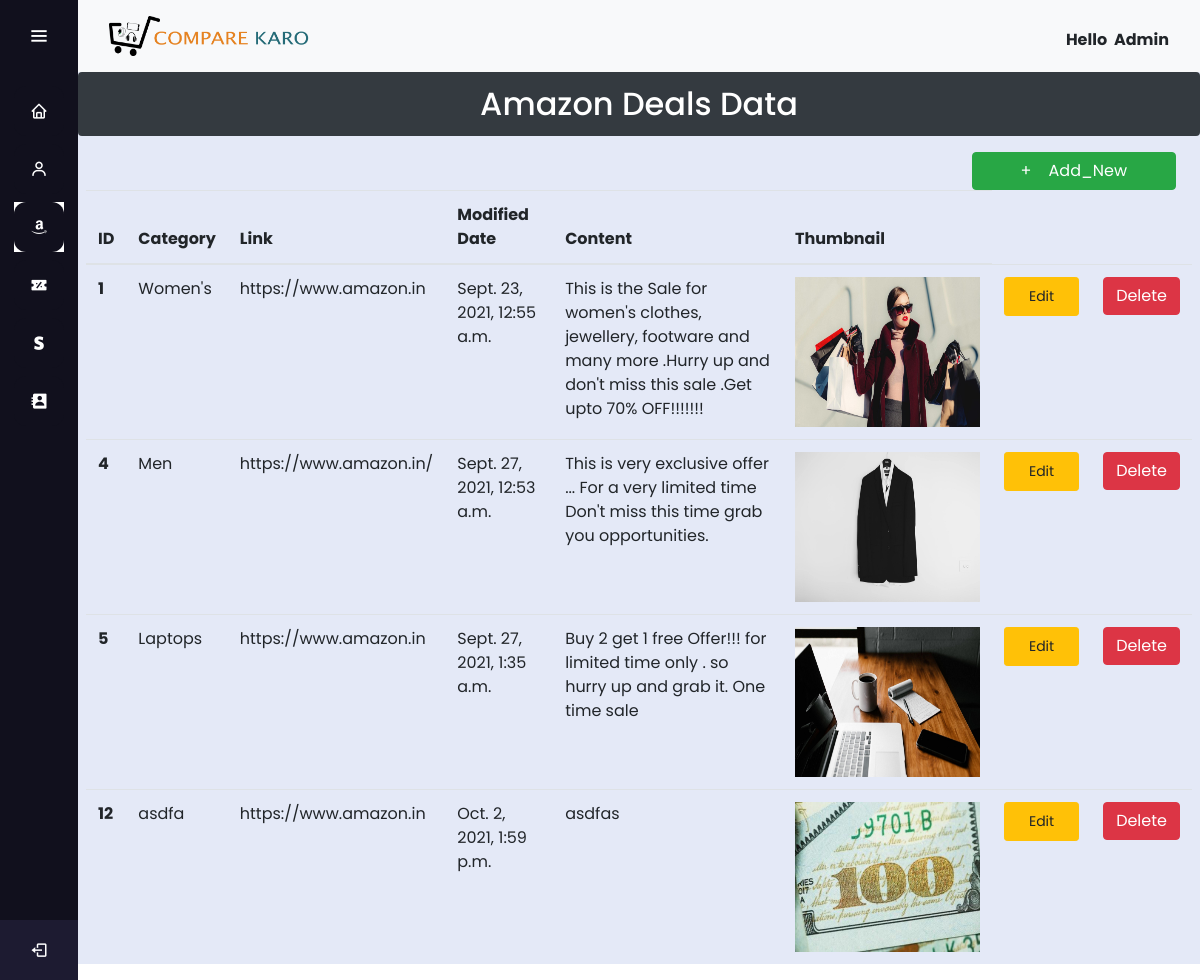
The app's page /admins/amazon_deals/ (signed in) with its own data.
### user/models.py (models this page shows, shortened)
class AmazonData(models.Model):
    title = models.CharField(null=False, max_length=100)
    body  = models.TextField( null=False, max_length=250)
    url = models.CharField(null=False, max_length=1000, default="https://www.amazon.in/")
    image = models.ImageField(null=False, upload_to = "amazon/card" )
    created_on = models.DateTimeField( default=datetime.datetime.now())

### admins/decorators.py (the view)
        def wrapper_func(request, *args, **kwargs):
            group = None
            if request.user.groups.exists():
                group = request.user.groups.all()[0].name
            if group in allowed_roles:
                return view_func(request, *args, **kwargs)
            else:
                return render(request, "unauthorised.html")

### admins/views.py (called while the page is built)
@login_required
@allowed_users(allowed_roles=['admin'])
def amazon_deals(request):
    data = AmazonData.objects.all()
    context = {'amazon': 'active','Data':data,}
    return render(request, 'admins/amazon_deals.html', context)

### admins/templates/admins/amazon_deals.html (shortened to what this page needs)
{% extends 'admins/base.html' %}
{% load static %}
{% block content %}
    <h2 class="text-center alert btn-dark">Amazon Deals Data</h2>
    <div class="mx-2">
        <div class="d-grid gap-2 d-md-flex justify-content-md-end mx-3">
            <a href={% url 'add_amazon_url' %} class="btn btn-success px-5"  role="button">+ &nbsp&nbsp Add_New </a>
        </div>
            {% if Data %}
                <table class="table table-hover">
                    <thead>
                    <tr>
                        <th scope="col">ID</th>
                        <th scope="col">Category</th>
                        <th scope="col">Link</th>
                        <th scope="col">Modified Date</th>
                        <th scope="col">Content</th>
                        <th scope="col">Thumbnail</th>
                    </tr>
                    </thead>
                    <tbody>
                        {% for dt in Data %}
                            <tr>
                                <th scope="row">{{dt.id}}</th>
                                <td>{{dt.title}}</td>
                                <td>{{dt.url}}</td>
                                <td>{{dt.created_on}}</td>
                                <td>{{dt.body}}</td>
                                <td>
                                    <a href="{% url 'edit_amazon_url' dt.id %}"><img  src="{{dt.image.url}}" alt="" style="height:150px;width:185px">
                                    </a>
                                </td>
                                <td>
                                    <a href="{% url 'edit_amazon_url' dt.id %}" class="btn btn-warning btn-login px-4 py-2 btn-sm">Edit </a>
                                </td>
                                <td>
                                    <form action="{% url 'delete_amazon_url' dt.id %}" method="POST" class="d-inline">
                                        <input type="submit" class="btn btn-danger" value="Delete">
                                    </form>
                                </td>
                            </tr>
                        {% endfor %}
                    </tbody>
                </table>
            {% else %}
                <h2 class="text-center alert alert-warning">No Records </h2>
    </div>
        {% endif %}
{% endblock content %}

### admins/templates/admins/base.html (shortened to what this page needs)
{% load static %}
<!DOCTYPE html>
<html lang="en" dir="ltr">
  <head>
    <link rel="stylesheet" href="{% static 'admins/css/style.css' %}">
    <link href='https://unpkg.com/boxicons@2.0.7/css/boxicons.min.css' rel='stylesheet'>
    <link rel="stylesheet" href={% static 'admins/css/bootstrap.min.css' %}>
   </head>
<body>
  {% include 'admins/includes/sidebar.html' %}
  <section class="home-section">
      <nav class="navbar navbar-light bg-light" >
        <div class="container-fluid">
          <a href={% url 'main_url' %} class="my-2" ><img src={% static 'user/images/logo.png' %} alt="" height=40 width=200></a>
          {% if request.user.is_authenticated %}
                  <div class="me-2">
                      <div class="btn-group">
                          <strong class="fs-5 mt-md-2 me-md-5 text-capitalize"> Hello&nbsp {{request.user}} </strong>
                      </div>
                  </div>
          {% endif %}
        </div>
      </nav>
      {% block content %}
      {% endblock content %}
  </section>
</body>
</html>

### admins/static/admins/css/style.css (style rules this page uses)
* { margin: 0; padding: 0; box-sizing: border-box; font-family: "Poppins" , sans-serif; }
.home-section { position: relative; background: #E4E9F7; min-height: 100vh; top: 0; left: 78px; width: calc(100% - 78px); transition: all 0.5s ease; z-index: 2; }

### records on screen
AmazonData: id "1", title "Women's", url "https://www.amazon.in", created_on "Sept. 23, 2021, 12:55 a.m.", body "This is the Sale for women's clothes, jewellery, footware and many more .Hurry up and don't miss this sale .Get upto 70% OFF!!!!!!!", image (picture)
AmazonData: id "4", title "Men", url "https://www.amazon.in/", created_on "Sept. 27, 2021, 12:53 a.m.", body "This is very exclusive offer ... For a very limited time Don't miss this time grab you opportunities.", image (picture)
AmazonData: id "5", title "Laptops", url "https://www.amazon.in", created_on "Sept. 27, 2021, 1:35 a.m.", body "Buy 2 get 1 free Offer!!! for limited time only . so hurry up and grab it. One time sale", image (picture)
AmazonData: id "12", title "asdfa", url "https://www.amazon.in", created_on "Oct. 2, 2021, 1:59 p.m.", body "asdfas", image (picture)

### other values on screen
{{ request.user }} "Admin"
